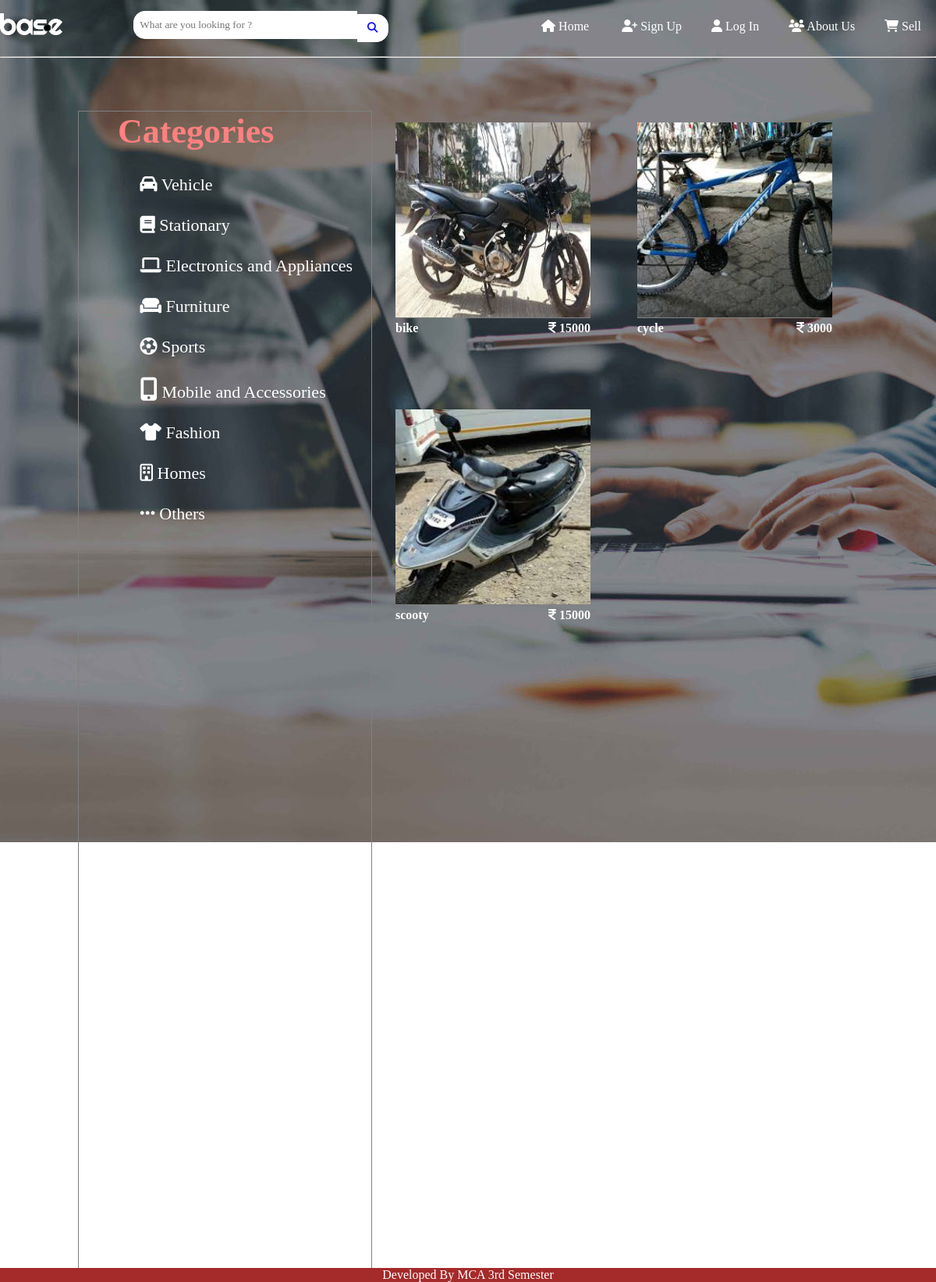
Page /Code/show_category.php?x=Vehicle on the committed database.
### tables this page shows
CREATE TABLE `products` (
  `product_id` int(10) NOT NULL,
  `product_name` varchar(255) NOT NULL,
  `category` varchar(255) NOT NULL,
  `date` timestamp NOT NULL DEFAULT current_timestamp() ON UPDATE current_timestamp(),
  `brand_name` varchar(255) DEFAULT NULL,
  `price` int(11) NOT NULL,
  `description` varchar(255) NOT NULL,
  `address` varchar(255) NOT NULL,
  `mobile` varchar(20) NOT NULL,
  `product_image1` varchar(255) NOT NULL,
  `product_image2` varchar(255) NOT NULL,
  `product_image3` varchar(255) NOT NULL,
  `product_image4` varchar(255) NOT NULL
);

### Code/show_category.php (the view, shortened to what this page needs)
<!DOCTYPE html>
<html>
<head>
	<link rel="stylesheet" type="text/css" href="css/style.css">
	<link rel="stylesheet"  href="https://cdnjs.cloudflare.com/ajax/libs/font-awesome/4.7.0/css/font-awesome.min.css">
</head>
<body >
	<header>
		<div class="main">
			<div class="logo">
                <a href="index.php"><img src="asset/logo1.png" ></a>
			</div>
			<ul>
				<li> <a href="index.php"><i class="fa fa-home"></i> Home</a> </li>
			<?php
			if($_SESSION['first_name']!=''){
				echo '<li> <a href="#" ><i class="fa fa-group" ></i>'.$_SESSION['first_name'].'</a> </li>';
				echo '<li> <a href="logout.php"><i class="fa fa-user"  ></i>  Log Out</a> </li>';
			}
			else{
			echo '<li> <a href="signup.php"><i class="fa fa-user-plus" ></i> Sign Up</a> </li>';
				echo '<li> <a href="login.php"><i class="fa fa-user"  ></i>  Log In</a> </li>';
				}
				echo '<li> <a href="aboutus.php"><i class="fa fa-group"></i> About Us</a> </li>';
				if($_SESSION['first_name']!='')
					echo '<li > <a href="sell.php"><i class="fa fa-shopping-cart"></i> Sell</a> </li>';
				else
					echo '<li > <a href="login.php"><i class="fa fa-shopping-cart" ></i> Sell</a> </li>';
				?>
			</ul>
		</div>
   <form method="GET" action="Search.php">
   <div class="search">
      	<input type="text" class="searchTerm" placeholder="What are you looking for ?" name="input" >
      	<button type="submit" class="searchButton" name="search">
        	<i class="fa fa-search" style="background-color: white;"></i>
     	</button>
     	</div>
   </form>
	<br>
<hr>
        <br>
        <div>
	<?php
	include('category.php');
      $var = $_GET['x'];
$con = mysqli_connect('localhost','root','','base');
$result = mysqli_query($con,"SELECT `product_name`, `price`,`product_image1`,`product_id` FROM `products` where category='$var'");
while($data = mysqli_fetch_assoc($result))
{
$var=$data['product_id'];
echo "<a href='showProduct.php?x=$var'>
	<div class = 'block'>
	<img src='asset/product image/".$data['product_image1']."' alt='No Image' width='250px' height='250px' style='border-bottom:1px solid grey;'><br>";
	echo "<div style='float:left;color:white;'><span><b>".$data['product_name']."</b></span></div>";
	echo "<div style='float:right;color:white;'><span><b><i class='fa fa-rupee'></i>".' '.$data['price']."</b></span></div>
</div>
</a>";
}
        ?></div>
</header>
	<div class="footer">
		Developed By MCA 3rd Semester
	</div>
</body>
</html>

### Code/category.php
	<div class="abc" style="float: left;">
<div class="list" style="height: 1500px; ">
    <h1 style="float: left;padding-left: 50px; color:#ff8080;">Categories</h1>
<ul class="a" >
                <li>
                <a href="show_category.php?x=Vehicle"><i class="fa fa-car"></i> Vehicle</a>
                </li><br><br>
                <li>
                <a href="show_category.php?x=Stationary"><i class="fa fa-book"></i> Stationary</a>
                </li><br><br>
                <li>
                <a href="show_category.php?x=Electronics and Appliances"><i class="fa fa-laptop"></i> Electronics and Appliances</a>
                </li><br><br>
                <li>
                <a href="show_category.php?x=Furniture"><i class="fas fa-couch"></i> Furniture</a>
                </li><br><br>
                <li>
                <a href="show_category.php?x=Sports"><i class="fa fa-futbol-o"></i> Sports</a>
                </li><br><br>
                <li>
                <a href="show_category.php?x=Mobile and Accessories"><i class="fa fa-mobile" style="font-size:30px"></i> Mobile and Accessories</a>
    </li><br><br>
                <li>
                <a href="show_category.php?x=Fashion"><i class="fas fa-tshirt"></i> Fashion</a>
                </li><br><br>
                <li>
                <a href="show_category.php?x=Homes"><i class="far fa-building"></i> Homes</a>
                </li><br><br>
                <li>
                <a href="show_category.php?x=Others"><i class="fa fa-ellipsis-h"></i> Others</a>
                </li><br><br>
            </ul>
    </div>
        </div>

### css/style.css (style rules this page uses)
body { background-image:url('../asset/product image/back.jpg'); background-repeat: no-repeat; background-attachment: fixed; }
* { margin: 0; padding: 0; font-family: Century Gothic; }
header { height: 70vh; background-size: cover; }
ul { float: right; list-style-type: none; margin-top: 25px; }
ul li { display: inline-block; }
ul li a { text-decoration: none; color: #fff; padding: 5px 18px; border : 1px solid transparent; transition: 0.6s ease; }
.logo img { float:left; width: 80px; height: auto; margin-top: 17px; }
.main { max-width: 1400px; margin: auto; }
div input { margin-top: 3%; margin-left:20%; }
.search { width: 38%; position: relative; display: flex; }
.searchTerm { width: 60%; border: 3px solid #fff; border-right: none; padding: 5px; height: 20px; border-radius: 15px 0 0 15px; outline: none; }
.searchButton { width: 40px; height: 36px; border: 1px solid #fff; background: #fff; text-align: center; color: blue; border-radius: 0 15px 15px 0; cursor: pointer; margin-top: 17.5px; }

### Code/show_category.php (style rules this page uses)
.footer { position: fixed; left: 0; bottom: 0; width: 100%; background-color: brown; color: white; text-align: center; }
.block { border :0px solid gray; padding: 15px; margin:15px; margin-top: 50px; float: left; }
.abc { margin-top: 50px; margin-left: 70px; }
.abc ul.a { list-style-type: none; padding : 5px; }
.abc .list { border : 1px solid grey; width:375px; margin-left: 30px; font-size: 22px; }

### rows in the picture
products: product_image1 (picture), product_name "bike", price "15000"
products: product_image1 (picture), product_name "cycle", price "3000"
products: product_image1 (picture), product_name "scooty", price "15000"
